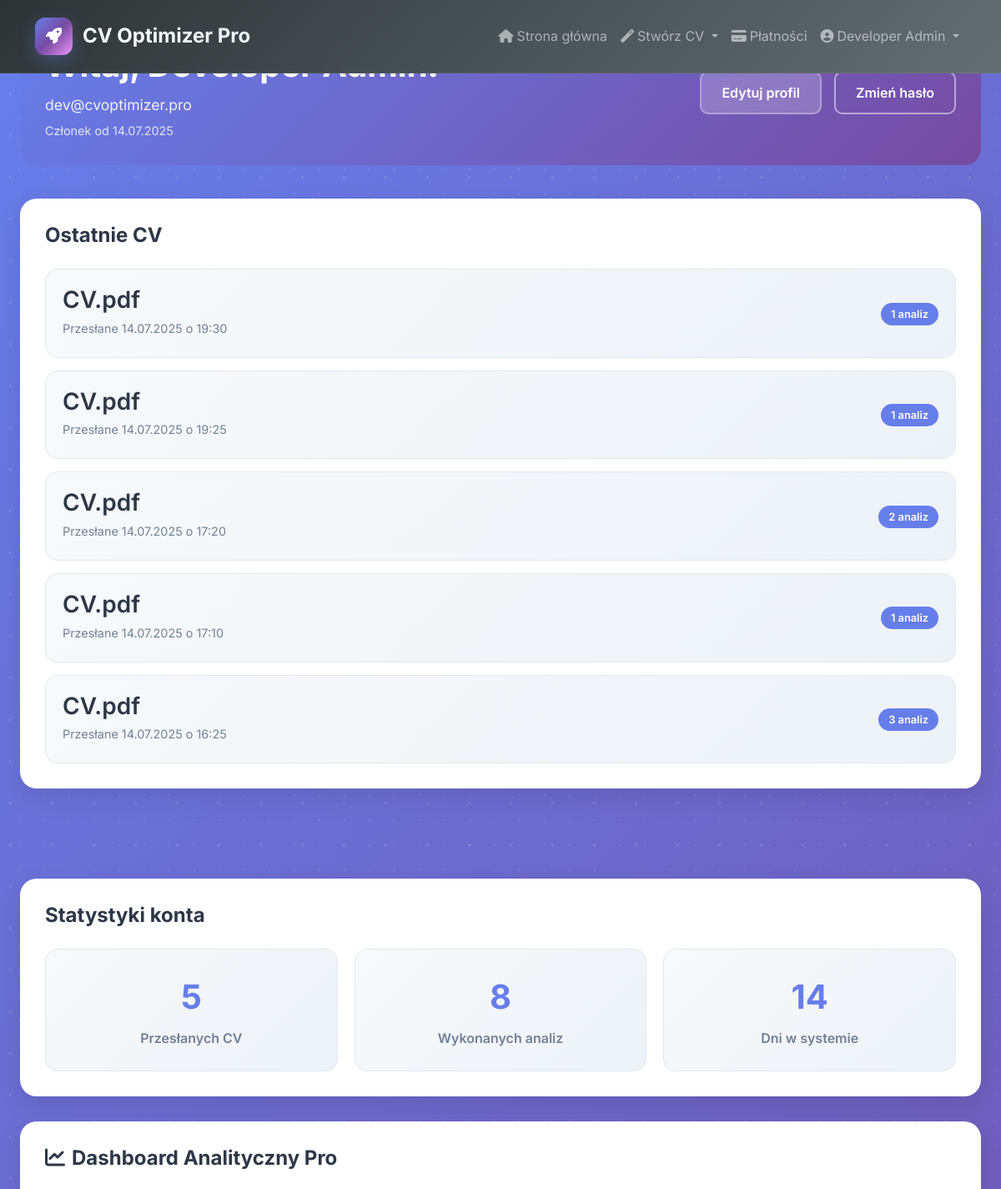
Page /profile (signed in, upper part) on the earlier database version.
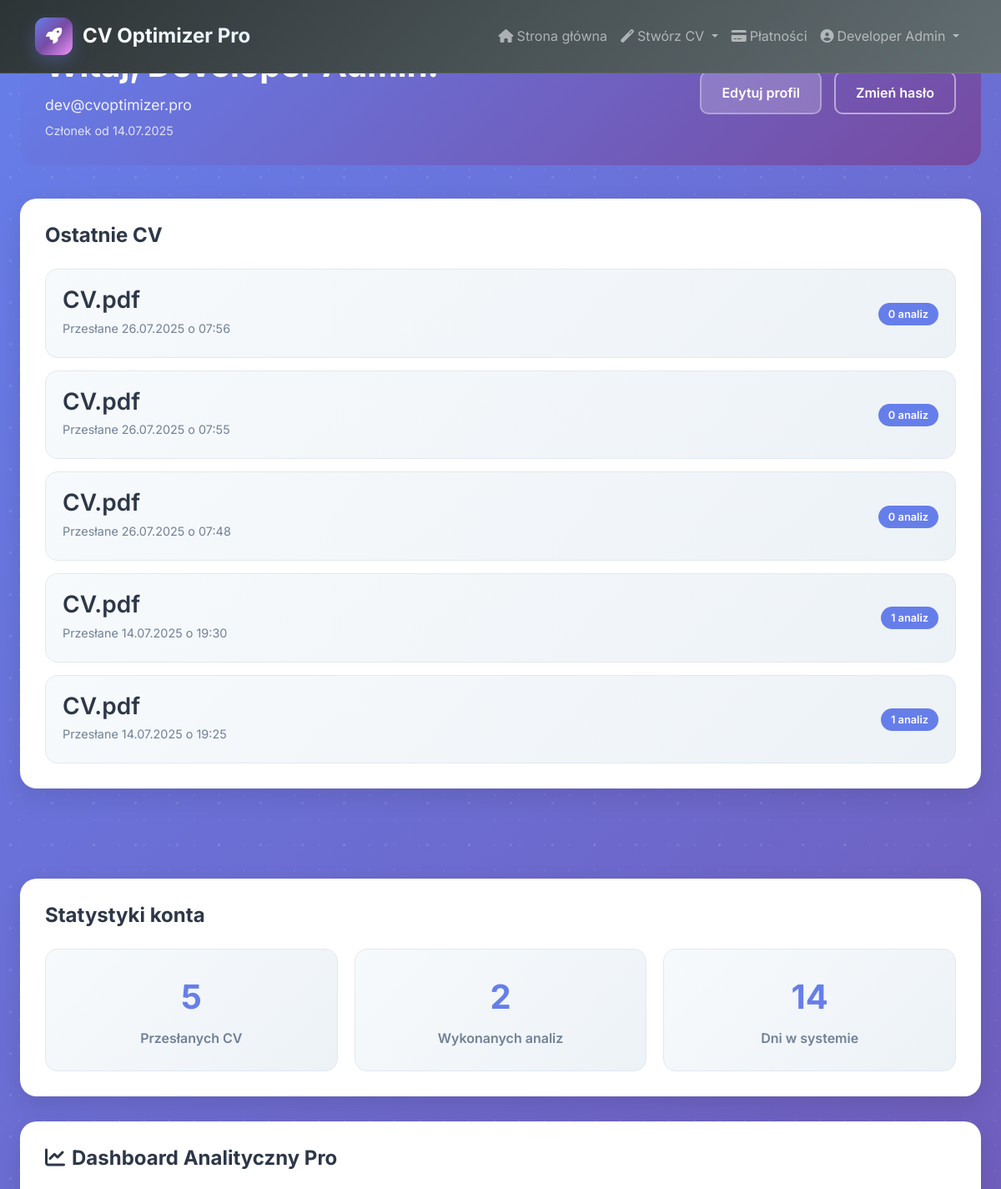
Same page on the later database version.
### models.py (models this page shows, shortened)
class User(UserMixin, db.Model):
    __tablename__ = 'users'
    id = db.Column(db.Integer, primary_key=True)
    username = db.Column(db.String(80), unique=True, nullable=False)
    email = db.Column(db.String(120), unique=True, nullable=False)
    password_hash = db.Column(db.String(255), nullable=False)
    first_name = db.Column(db.String(50))
    last_name = db.Column(db.String(50))
    created_at = db.Column(db.DateTime, default=datetime.utcnow)
    last_login = db.Column(db.DateTime)
    is_active = db.Column(db.Boolean, default=True)
    premium_until = db.Column(db.DateTime)
    stripe_customer_id = db.Column(db.String(100))
    stripe_session_id = db.Column(db.String(200))
    cv_uploads = db.relationship('CVUpload', backref='user', lazy=True, cascade='all, delete-orphan')
    def is_premium_active(self):
        if not self.premium_until:
            return False
        return datetime.utcnow() < self.premium_until
    def get_full_name(self):
        if self.first_name and self.last_name:
            return f"{self.first_name} {self.last_name}"
        return self.username

class CVUpload(db.Model):
    __tablename__ = 'cv_uploads'
    id = db.Column(db.Integer, primary_key=True)
    user_id = db.Column(db.Integer, db.ForeignKey('users.id'), nullable=False)
    filename = db.Column(db.String(255), nullable=False)
    original_text = db.Column(db.Text, nullable=False)
    job_title = db.Column(db.String(200))
    job_description = db.Column(db.Text)
    uploaded_at = db.Column(db.DateTime, default=datetime.utcnow)
    analysis_results = db.relationship('AnalysisResult', backref='cv_upload', lazy=True, cascade='all, delete-orphan')

### app.py (the view)
@app.route('/profile')
@login_required
def profile():
    recent_cvs = CVUpload.query.filter_by(user_id=current_user.id).order_by(CVUpload.uploaded_at.desc()).limit(5).all()
    return render_template('auth/profile.html', user=current_user, recent_cvs=recent_cvs)

### app.py (called while the page is built)
@login_manager.user_loader
def load_user(user_id):
    return db.session.get(User, int(user_id))

### templates/auth/profile.html (shortened to what this page needs)
{% extends "base.html" %}
{% block content %}
<div class="profile-container">
    <div class="profile-header">
        <div class="profile-info">
            <h1>Witaj, {{ user.get_full_name() }}!</h1>
            <p class="profile-email">{{ user.email }}</p>
            <p class="profile-member-since">Członek od {{ user.created_at.strftime('%d.%m.%Y') }}</p>
        </div>
        <div class="profile-actions">
            <a href="{{ url_for('edit_profile') }}" class="btn btn-secondary">Edytuj profil</a>
            <a href="{{ url_for('change_password') }}" class="btn btn-outline">Zmień hasło</a>
        </div>
    </div>
    <div class="profile-content">
        <div class="profile-section">
            <h2>Ostatnie CV</h2>
            {% if recent_cvs %}
                <div class="cv-list">
                    {% for cv in recent_cvs %}
                        <div class="cv-card">
                            <div class="cv-info">
                                <h3>{{ cv.filename }}</h3>
                                <p class="cv-date">Przesłane {{ cv.uploaded_at.strftime('%d.%m.%Y o %H:%M') }}</p>
                            </div>
                            <div class="cv-stats">
                                <span class="stat">{{ cv.analysis_results|length }} analiz</span>
                            </div>
                        </div>
                    {% endfor %}
                </div>
            {% else %}
                <div class="empty-state">
                    <p>Nie masz jeszcze żadnych przesłanych CV.</p>
                    <a href="{{ url_for('index') }}" class="btn btn-primary">Prześlij swoje pierwsze CV</a>
                </div>
            {% endif %}
        </div>
        <div class="profile-section">
            <h2>Statystyki konta</h2>
            <div class="stats-grid">
                <div class="stat-card">
                    <div class="stat-number">{{ recent_cvs|length }}</div>
                    <div class="stat-label">Przesłanych CV</div>
                </div>
                <div class="stat-card">
                    <div class="stat-number">
                        {% set total_analyses = namespace(count=0) %}
                        {% for cv in recent_cvs %}
                            {% set total_analyses.count = total_analyses.count + cv.analysis_results|length %}
                        {% endfor %}
                        {{ total_analyses.count }}
                    </div>
                    <div class="stat-label">Wykonanych analiz</div>
                </div>
                <div class="stat-card">
                    <div class="stat-number">{{ user.created_at.strftime('%d') }}</div>
                    <div class="stat-label">Dni w systemie</div>
                </div>
            </div>
        </div>
        <div class="profile-section">
            <h2><i class="fas fa-chart-line me-2"></i>Dashboard Analityczny Pro</h2>
        </div>
    </div>
</div>
{% endblock %}

### templates/base.html (shortened to what this page needs)
<!DOCTYPE html>
<html lang="pl" data-bs-theme="light">
<head>
    <link href="https://cdn.jsdelivr.net/npm/bootstrap@5.3.2/dist/css/bootstrap.min.css" rel="stylesheet">
    <link rel="stylesheet" href="https://cdnjs.cloudflare.com/ajax/libs/font-awesome/6.5.0/css/all.min.css">
    <link rel="stylesheet" href="{{ url_for('static', filename='css/custom.css') }}">
    <link rel="stylesheet" href="{{ url_for('static', filename='css/modern-premium.css') }}">
</head>
<body>
    <header class="modern-header">
        <nav class="navbar navbar-expand-lg navbar-dark fixed-top">
            <div class="container">
                <a class="navbar-brand modern-brand" href="/">
                    <div class="brand-icon">
                        <i class="fas fa-rocket"></i>
                    </div>
                    <span class="brand-text">CV Optimizer Pro</span>
                </a>
                <div class="collapse navbar-collapse" id="navbarNav">
                    <ul class="navbar-nav ms-auto">
                        {% if current_user.is_authenticated %}
                            <li class="nav-item">
                                <a class="nav-link" href="{{ url_for('index') }}">
                                    <i class="fas fa-home me-1"></i>Strona główna
                                </a>
                            </li>
                            <li class="nav-item dropdown">
                            <a class="nav-link dropdown-toggle" href="#" id="cvDropdown" role="button" data-bs-toggle="dropdown" aria-expanded="false">
                                <i class="fas fa-magic me-1"></i>Stwórz CV
                            </a>
                        </li>
                            <li class="nav-item">
                                <a class="nav-link" href="{{ url_for('payment_options') }}">
                                    <i class="fas fa-credit-card me-1"></i>Płatności
                                </a>
                            </li>
                            <li class="nav-item dropdown">
                                <a class="nav-link dropdown-toggle" href="#" id="navbarDropdown" role="button" data-bs-toggle="dropdown">
                                    <i class="fas fa-user-circle me-1"></i>{{ current_user.get_full_name() or current_user.username }}
                                </a>
                            </li>
                        {% endif %}
                    </ul>
                </div>
            </div>
        </nav>
    </header>
    <main class="container-fluid main-content">
        {% block content %}{% endblock %}
    </main>
</body>
</html>

### static/css/custom.css (style rules this page uses)
:root { --gradient-primary: linear-gradient(135deg, #667eea 0%, #764ba2 50%, #f093fb 100%); --gradient-secondary: linear-gradient(135deg, #ff9a9e 0%, #fecfef 50%, #fad0c4 100%); --gradient-success: linear-gradient(135deg, #a8edea 0%, #fed6e3 100%); --gradient-info: linear-gradient(135deg, #74b9ff 0%, #0984e3 100%); --gradient-warning: linear-gradient(135deg, #ffecd2 0%, #fcb69f 100%); --gradient-dark: linear-gradient(135deg, #2d3436 0%, #636e72 100%); --gradient-rainbow: linear-gradient(45deg, #ff0081, #ff8c00, #40e0d0, #8a2be2, #ff1493); --gradient-cosmic: radial-gradient(ellipse at center, #667eea 0%, #764ba2 35%, #f093fb 100%); --shadow-glass: 0 8px 32px 0 rgba(31, 38, 135, 0.37); --shadow-soft: 0 15px 35px rgba(50, 50, 93, 0.1); --shadow-medium: 0 20px 40px rgba(50, 50, 93, 0.15); --shadow-strong: 0 25px 50px rgba(50, 50, 93, 0.25); --shadow-neon: 0 0 20px rgba(102, 126, 234, 0.6), 0 0 40px rgba(102, 126, 234, 0.4); --shadow-floating: 0 30px 60px rgba(0, 0, 0, 0.12); --border-radius-sm: 8px; --border-radius-md: 12px; --border-radius-lg: 24px; --border-radius-xl: 32px; --border-radius-2xl: 40px; --border-radius-organic: 60% 40% 30% 70% / 60% 30% 70% 40%; --border-radius-blob: 30% 70% 70% 30% / 30% 30% 70% 70%; --text-primary: #1a202c; --text-secondary: #2d3748; --text-muted: #718096; }
body { background: radial-gradient(circle at 20% 80%, rgba(120, 119, 198, 0.3) 0%, transparent 50%), radial-gradient(circle at 80% 20%, rgba(255, 119, 198, 0.3) 0%, transparent 50%), radial-gradient(circle at 40% 40%, rgba(120, 219, 255, 0.2) 0%, transparent 50%), linear-gradient(135deg, #667eea 0%, #764ba2 100%); font-family: 'Inter', -apple-system, BlinkMacSystemFont, 'Segoe UI', Roboto, sans-serif; min-height: 100vh; position: relative; overflow-x: hidden; }
body::before { content: ''; position: fixed; top: 0; left: 0; width: 100%; height: 100%; background-image: radial-gradient(circle at 25% 25%, rgba(255, 255, 255, 0.1) 2px, transparent 2px), radial-gradient(circle at 75% 75%, rgba(255, 255, 255, 0.1) 1px, transparent 1px); background-size: 50px 50px, 30px 30px; animation: float 20s ease-in-out infinite; pointer-events: none; z-index: -1; }
.btn { border-radius: 12px; font-weight: 600; padding: 12px 24px; transition: all 0.3s cubic-bezier(0.4, 0, 0.2, 1); border: none; position: relative; overflow: hidden; text-transform: none; }
.btn::before { content: ''; position: absolute; top: 0; left: -100%; width: 100%; height: 100%; background: linear-gradient(90deg, transparent, rgba(255,255,255,0.2), transparent); transition: left 0.5s; }
.modern-header { position: relative; z-index: 1000; }
.navbar.fixed-top { background: var(--gradient-dark) !important; backdrop-filter: blur(10px); border-bottom: 1px solid rgba(255, 255, 255, 0.1); padding: 1rem 0; transition: all 0.3s ease; }
.modern-brand { display: flex; align-items: center; font-weight: 700; font-size: 1.5rem; text-decoration: none; color: white !important; transition: all 0.3s ease; }
.brand-icon { background: var(--gradient-primary); width: 45px; height: 45px; border-radius: 12px; display: flex; align-items: center; justify-content: center; margin-right: 12px; box-shadow: 0 8px 20px rgba(102, 126, 234, 0.3); }
.brand-icon i { font-size: 1.2rem; color: white; }
.brand-text { background: linear-gradient(45deg, #fff, #e3f2fd); -webkit-background-clip: text; -webkit-text-fill-color: transparent; background-clip: text; }
.main-content { padding-top: 100px; min-height: calc(100vh - 200px); }
.collapse { transition: all 0.35s ease; }

Differences in the rows shown:
no longer on this page (row unchanged): CVUpload: filename "CV.pdf", uploaded_at "14.07.2025 o 17:20", analysis_results|length "2"
no longer on this page (row unchanged): CVUpload: filename "CV.pdf", uploaded_at "14.07.2025 o 17:10", analysis_results|length "1"
no longer on this page (row unchanged): CVUpload: filename "CV.pdf", uploaded_at "14.07.2025 o 16:25", analysis_results|length "3"
added CVUpload: filename "CV.pdf", uploaded_at "26.07.2025 o 07:56", analysis_results|length "0"
added CVUpload: filename "CV.pdf", uploaded_at "26.07.2025 o 07:55", analysis_results|length "0"
added CVUpload: filename "CV.pdf", uploaded_at "26.07.2025 o 07:48", analysis_results|length "0"
Other differences:
{{ total_analyses.count }}: "8" → "2"
